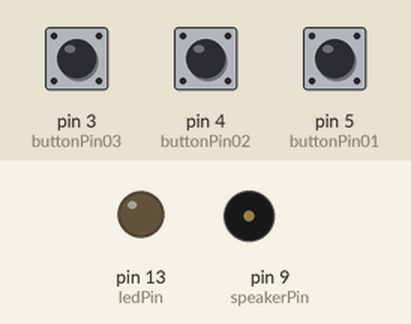
This sketch was run on a simulated Arduino Uno, built with avr-gcc and run on an emulated ATmega328P. On the bench: output pins drawn as LEDs (lit = HIGH), buzzer (waves = sounding). Inputs (shaded band) come from the test bench; at power-on: pin 3 (buttonPin03) LOW, pin 4 (buttonPin02) LOW, pin 5 (buttonPin01) LOW.

Above: at 1.2 s.
1.3 s: pin 3 (buttonPin03) pulled HIGH for 0.15 s
At 1.37 s:
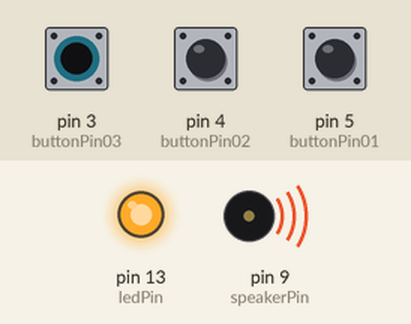
2.9 s: pin 3 (buttonPin03) pulled HIGH for 3.2 s
At 6.6 s:
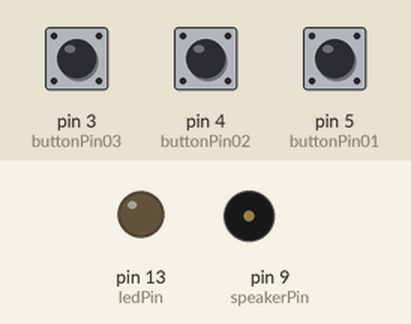
7.6 s: pin 4 (buttonPin02) pulled HIGH for 3.2 s
At 9.0 s:
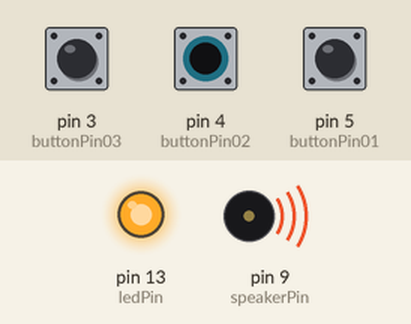
Timing chart, 0 to 12.3 s (numbered marks = the images above; inputs shaded):
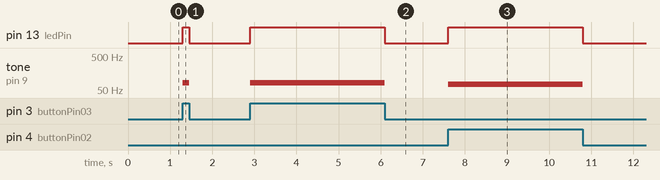

The sketch:

foamboard_piano_tone_lib.ino
```cpp
#include "pitches.h"

const int buttonPin01 = 5;
const int buttonPin02 = 4;
const int buttonPin03 = 3;

const int ledPin =  13;      // the number of the LED pin

const int noteDuration = 8;

const int speakerPin = 9;

// variables will change:
int buttonState01 = 0;         // variable for reading the pushbutton status
int buttonState02 = 0;
int buttonState03 = 0;

void setup() {
  // initialize the LED pin as an output:
  pinMode(ledPin, OUTPUT);
  // initialize the pushbutton pin as an input:
  pinMode(buttonPin01, INPUT);
  pinMode(buttonPin02, INPUT);
  pinMode(buttonPin03, INPUT);
}

void loop() {
  // read the state of the pushbutton value:
  buttonState01 = digitalRead(buttonPin01);
  buttonState02 = digitalRead(buttonPin02);
  buttonState03 = digitalRead(buttonPin03);

  // check if the pushbutton is pressed. If it is, the buttonState is HIGH:
  if (buttonState01 == HIGH or buttonState02 == HIGH or buttonState03 == HIGH ) {
    // turn LED on:
    digitalWrite(ledPin, HIGH);
  } else {
    // turn LED off:
    digitalWrite(ledPin, LOW);
  }

  if(buttonState01 == HIGH){
    tone(speakerPin, NOTE_C2, noteDuration);
  }else if(buttonState02 == HIGH){
    tone(speakerPin, NOTE_D2, noteDuration);
  }else if(buttonState03 == HIGH){
    tone(speakerPin, NOTE_E2, noteDuration);
  }else{
    noTone(speakerPin);
  }

}
```

pitches.h
```cpp
/*************************************************
 * Public Constants
 *************************************************/

#define NOTE_B0  31
#define NOTE_C1  33
#define NOTE_CS1 35
#define NOTE_D1  37
#define NOTE_DS1 39
#define NOTE_E1  41
#define NOTE_F1  44
#define NOTE_FS1 46
#define NOTE_G1  49
#define NOTE_GS1 52
#define NOTE_A1  55
#define NOTE_AS1 58
#define NOTE_B1  62
#define NOTE_C2  65
#define NOTE_CS2 69
#define NOTE_D2  73
#define NOTE_DS2 78
#define NOTE_E2  82
#define NOTE_F2  87
#define NOTE_FS2 93
#define NOTE_G2  98
#define NOTE_GS2 104
#define NOTE_A2  110
#define NOTE_AS2 117
#define NOTE_B2  123
#define NOTE_C3  131
#define NOTE_CS3 139
#define NOTE_D3  147
#define NOTE_DS3 156
#define NOTE_E3  165
#define NOTE_F3  175
#define NOTE_FS3 185
#define NOTE_G3  196
#define NOTE_GS3 208
#define NOTE_A3  220
#define NOTE_AS3 233
#define NOTE_B3  247
#define NOTE_C4  262
#define NOTE_CS4 277
#define NOTE_D4  294
#define NOTE_DS4 311
#define NOTE_E4  330
#define NOTE_F4  349
#define NOTE_FS4 370
#define NOTE_G4  392
#define NOTE_GS4 415
#define NOTE_A4  440
#define NOTE_AS4 466
#define NOTE_B4  494
#define NOTE_C5  523
#define NOTE_CS5 554
#define NOTE_D5  587
#define NOTE_DS5 622
#define NOTE_E5  659
#define NOTE_F5  698
#define NOTE_FS5 740
#define NOTE_G5  784
#define NOTE_GS5 831
#define NOTE_A5  880
#define NOTE_AS5 932
#define NOTE_B5  988
#define NOTE_C6  1047
#define NOTE_CS6 1109
#define NOTE_D6  1175
#define NOTE_DS6 1245
#define NOTE_E6  1319
#define NOTE_F6  1397
#define NOTE_FS6 1480
#define NOTE_G6  1568
#define NOTE_GS6 1661
#define NOTE_A6  1760
#define NOTE_AS6 1865
#define NOTE_B6  1976
#define NOTE_C7  2093
#define NOTE_CS7 2217
#define NOTE_D7  2349
#define NOTE_DS7 2489
#define NOTE_E7  2637
#define NOTE_F7  2794
#define NOTE_FS7 2960
#define NOTE_G7  3136
#define NOTE_GS7 3322
#define NOTE_A7  3520
#define NOTE_AS7 3729
#define NOTE_B7  3951
#define NOTE_C8  4186
#define NOTE_CS8 4435
#define NOTE_D8  4699
#define NOTE_DS8 4978
```

Measured:
- after the input at 1.3 s, pin 13 (ledPin): LOW → HIGH at once, → LOW 0.15 s later; tone on pin 9 (speakerPin): silent → 82 Hz at once, → silent 0.15 s later
- after the input at 2.9 s, pin 13 (ledPin): LOW → HIGH at once, → LOW 3.2 s later; tone on pin 9 (speakerPin): silent → 82 Hz at once, → silent 3.2 s later
- after the input at 7.6 s, pin 13 (ledPin): LOW → HIGH at once, → LOW 3.2 s later; tone on pin 9 (speakerPin): silent → 73 Hz at once, → silent 3.2 s later
